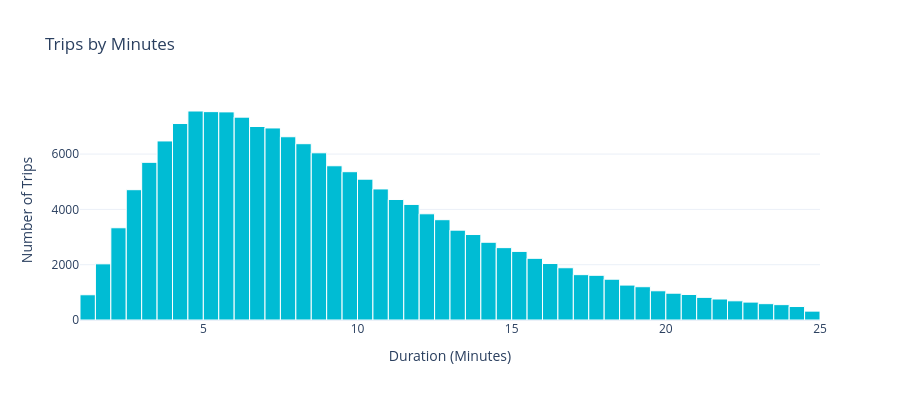

Notebook source saved alongside this figure:
### Code cell
fig2 = px.histogram(
    df,
    x="duration_min",
    nbins=50,
    title="Trips by Minutes",
    color_discrete_sequence=["#00BCD4"]
)


fig2.update_traces(
    marker_line_width=1,
    marker_line_color="white"
)

fig2.update_layout(
    template="plotly_white",
    height=400,
    xaxis_title="Duration (Minutes)",
    yaxis_title="Number of Trips"
)

fig2.show()

### Figure 1 — Plotly figure (JSON) as saved in the notebook; plotly's stock layout.template omitted (floating-point values rounded to 4 significant figures; data arrays with more than 128 entries replaced by an {"elided": "..."} marker saying what was removed)
{"data": [{"bingroup": "x", "hovertemplate": "duration_min=%{x}<br>count=%{y}<extra></extra>", "legendgroup": "", "marker": {"color": "#00BCD4", "line": {"color": "white", "width": 1}, "pattern": {"shape": ""}}, "name": "", "nbinsx": 50, "orientation": "v", "showlegend": false, "type": "histogram", "x": {"elided": "165437 float values"}, "xaxis": "x", "yaxis": "y"}], "layout": {"barmode": "relative", "height": 400, "legend": {"tracegroupgap": 0}, "title": {"text": "Trips by Minutes"}, "xaxis": {"anchor": "y", "domain": [0, 1], "title": {"text": "Duration (Minutes)"}}, "yaxis": {"anchor": "x", "domain": [0, 1], "title": {"text": "Number of Trips"}}}}
